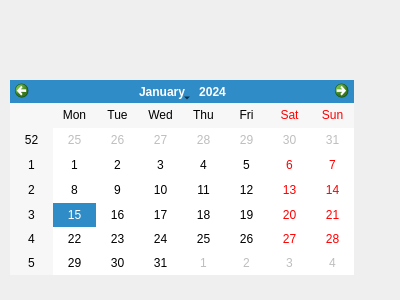
<?xml version="1.0" encoding="UTF-8"?>
<ui version="4.0">
 <class>page2</class>
 <widget class="QDialog" name="page2">
  <property name="geometry">
   <rect>
    <x>0</x>
    <y>0</y>
    <width>400</width>
    <height>300</height>
   </rect>
  </property>
  <property name="windowTitle">
   <string>Dialog</string>
  </property>
  <widget class="QCalendarWidget" name="calendarWidget">
   <property name="geometry">
    <rect>
     <x>10</x>
     <y>80</y>
     <width>344</width>
     <height>195</height>
    </rect>
   </property>
  </widget>
 </widget>
 <resources/>
 <connections/>
</ui>
